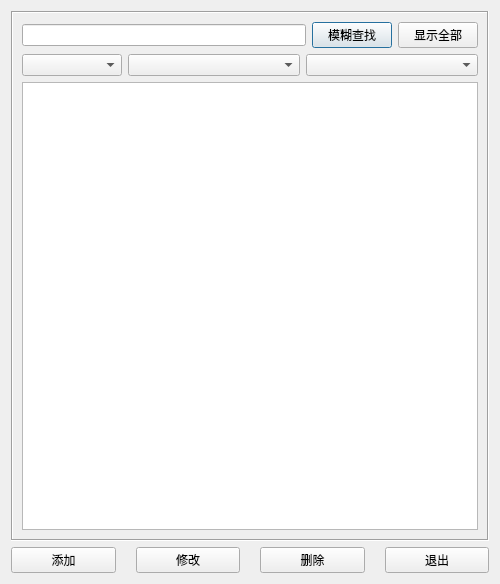
<?xml version="1.0" encoding="UTF-8"?>
<ui version="4.0">
 <class>CSceneDataTable</class>
 <widget class="QDialog" name="CSceneDataTable">
  <property name="geometry">
   <rect>
    <x>0</x>
    <y>0</y>
    <width>500</width>
    <height>584</height>
   </rect>
  </property>
  <property name="windowTitle">
   <string>工况数据</string>
  </property>
  <property name="styleSheet">
   <string notr="true">font: 14pt &quot;宋体&quot;;</string>
  </property>
  <layout class="QVBoxLayout" name="verticalLayout_2">
   <item>
    <widget class="QFrame" name="frame">
     <property name="frameShape">
      <enum>QFrame::Box</enum>
     </property>
     <property name="frameShadow">
      <enum>QFrame::Sunken</enum>
     </property>
     <layout class="QVBoxLayout" name="verticalLayout">
      <item>
       <layout class="QHBoxLayout" name="horizontalLayout_3">
        <item>
         <widget class="QLineEdit" name="editName">
          <property name="text">
           <string/>
          </property>
         </widget>
        </item>
        <item>
         <widget class="QPushButton" name="buttonSearch">
          <property name="text">
           <string>模糊查找</string>
          </property>
         </widget>
        </item>
        <item>
         <widget class="QPushButton" name="buttonShowAll">
          <property name="text">
           <string>显示全部</string>
          </property>
         </widget>
        </item>
       </layout>
      </item>
      <item>
       <layout class="QHBoxLayout" name="horizontalLayout">
        <item>
         <widget class="QComboBox" name="comboStn">
          <property name="maximumSize">
           <size>
            <width>100</width>
            <height>16777215</height>
           </size>
          </property>
         </widget>
        </item>
        <item>
         <widget class="QComboBox" name="comboDev">
          <property name="minimumSize">
           <size>
            <width>150</width>
            <height>0</height>
           </size>
          </property>
         </widget>
        </item>
        <item>
         <widget class="QComboBox" name="comboType"/>
        </item>
       </layout>
      </item>
      <item>
       <widget class="QTableView" name="viewSceneData">
        <attribute name="horizontalHeaderStretchLastSection">
         <bool>true</bool>
        </attribute>
        <attribute name="horizontalHeaderStretchLastSection">
         <bool>true</bool>
        </attribute>
       </widget>
      </item>
     </layout>
    </widget>
   </item>
   <item>
    <layout class="QHBoxLayout" name="horizontalLayout_2">
     <property name="spacing">
      <number>20</number>
     </property>
     <item>
      <widget class="QPushButton" name="buttonAdd">
       <property name="styleSheet">
        <string notr="true">font: 12pt &quot;宋体&quot;;</string>
       </property>
       <property name="text">
        <string>添加</string>
       </property>
      </widget>
     </item>
     <item>
      <widget class="QPushButton" name="buttonModify">
       <property name="styleSheet">
        <string notr="true">font: 12pt &quot;宋体&quot;;</string>
       </property>
       <property name="text">
        <string>修改</string>
       </property>
      </widget>
     </item>
     <item>
      <widget class="QPushButton" name="buttonDel">
       <property name="styleSheet">
        <string notr="true">font: 12pt &quot;宋体&quot;;</string>
       </property>
       <property name="text">
        <string>删除</string>
       </property>
      </widget>
     </item>
     <item>
      <widget class="QPushButton" name="buttonExit">
       <property name="styleSheet">
        <string notr="true">font: 12pt &quot;宋体&quot;;</string>
       </property>
       <property name="text">
        <string>退出</string>
       </property>
      </widget>
     </item>
    </layout>
   </item>
  </layout>
 </widget>
 <resources/>
 <connections>
  <connection>
   <sender>buttonExit</sender>
   <signal>clicked()</signal>
   <receiver>CSceneDataTable</receiver>
   <slot>reject()</slot>
   <hints>
    <hint type="sourcelabel">
     <x>510</x>
     <y>410</y>
    </hint>
    <hint type="destinationlabel">
     <x>299</x>
     <y>224</y>
    </hint>
   </hints>
  </connection>
 </connections>
</ui>
